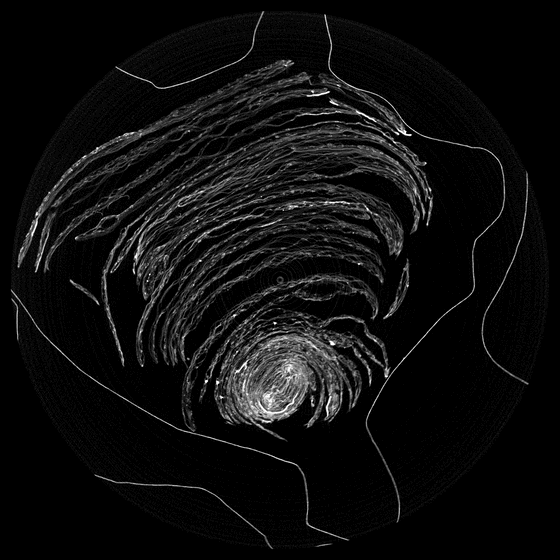
#> input picture ImageFiles/0224.tif, 560 x 560 px; its folder holds 4 pictures in this run
$ python tiff_3d_viewer.py
#> lines starting #> are read from the running program, lines starting #| are printed output that depends on the picture
import numpy as np
from PIL import Image
import os
import matplotlib.pyplot as plt
import cv2

def load_tiff_stack(directory):
    """Load a stack of TIFF images from a directory."""
#> called with directory = 'ImageFiles'
    tiff_stack = []
    for filename in sorted(os.listdir(directory), key=lambda x: int(os.path.splitext(x)[0])):
        if filename.endswith('.tiff') or filename.endswith('.tif'):
            img = Image.open(os.path.join(directory, filename))
#> img is the input picture: PIL image 560x560 P; min 0, max 255, mean 14
            tiff_stack.append(np.array(img))
    return np.array(tiff_stack)

def enhance_contrast(image):
    """Enhance the contrast of the image."""
    if len(image.shape) == 3 and image.shape[2] == 3:
        image = cv2.cvtColor(image, cv2.COLOR_RGB2GRAY)
    return cv2.equalizeHist(image)
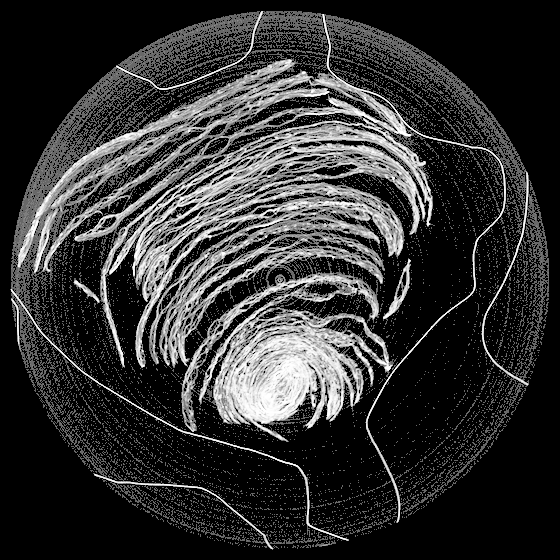
#> returned value: shape (560, 560); min 0, max 255, mean 51

def visualize_slice(stack, index):
    """Visualize a specific slice from the 3D stack."""
    enhanced_slice = enhance_contrast(stack[index])
    plt.imshow(enhanced_slice, cmap='gray')
    plt.title(f'Slice {index}')
    plt.show()

def unwrap_papyrus(stack):
    """Unwrap the papyrus using a basic approach."""
    height, width = stack.shape[1], stack.shape[2]
#> height = 560; width = 560
    unwrapped_image = np.zeros((height, width * stack.shape[0]), dtype=np.uint8)
#> unwrapped_image: shape (560, 2240); every value is 0

    for i in range(stack.shape[0]):
        enhanced_slice = enhance_contrast(stack[i])
        unwrapped_image[:, i * width:(i + 1) * width] = enhanced_slice
#> this loop made 4 passes
#> pass 1, in unwrap_papyrus, `enhanced_slice = enhance_contrast(stack[i])`:
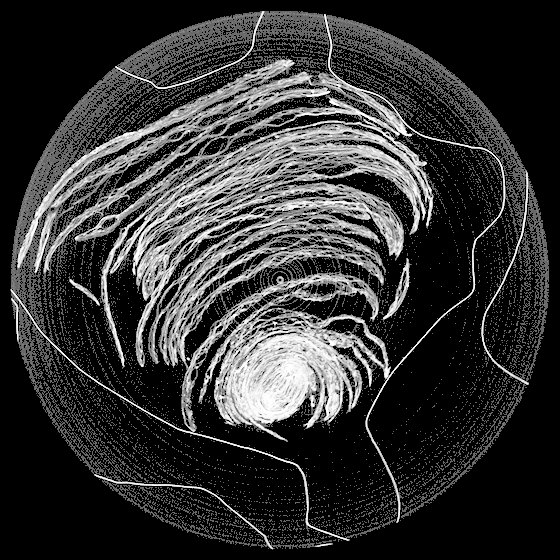
#> enhanced_slice: shape (560, 560); min 0, max 255, mean 51.8
#> pass 2, in unwrap_papyrus, `enhanced_slice = enhance_contrast(stack[i])`:
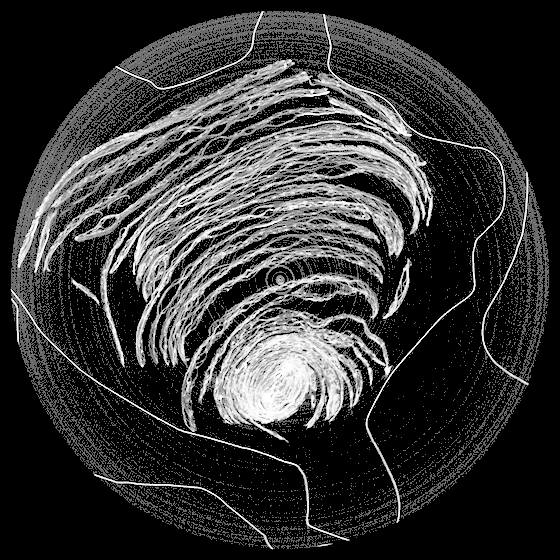
#> enhanced_slice: shape (560, 560); min 0, max 255, mean 52.4
#> after the loop:
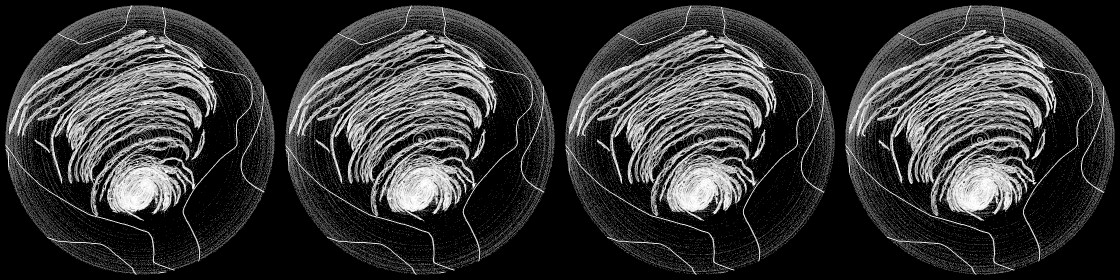
#> unwrapped_image: shape (560, 2240) (shown at 1/2 size); min 0, max 255, mean 52.4

    return unwrapped_image

def save_unwrapped_image(unwrapped_image, output_path):
    """Save the unwrapped image as a JPEG file."""
    img = Image.fromarray(unwrapped_image)
    img.save(output_path)

# Directory within the repository containing the TIFF images
tiff_directory = 'ImageFiles'
tiff_stack = load_tiff_stack(tiff_directory)

# Visualize the middle slice
middle_slice = len(tiff_stack) // 2
visualize_slice(tiff_stack, middle_slice)

# Unwrap the papyrus and save the result
unwrapped_papyrus = unwrap_papyrus(tiff_stack)
output_path = 'unwrapped_papyrus.jpg'
save_unwrapped_image(unwrapped_papyrus, output_path)
print(f"Unwrapped papyrus saved to {output_path}")
